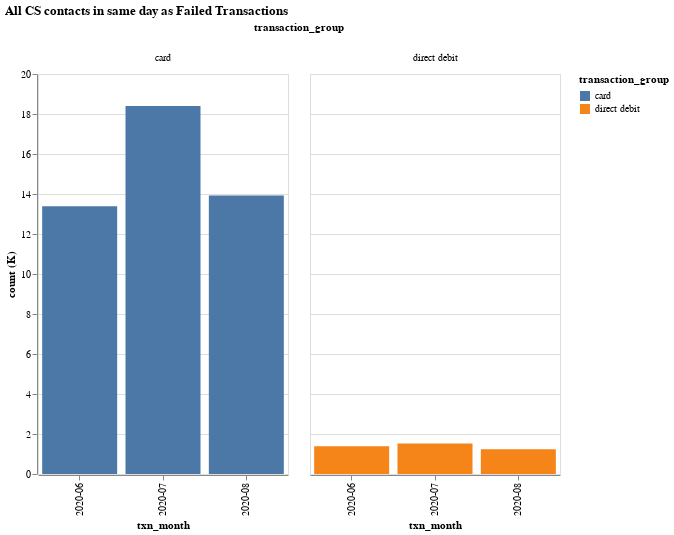

Source (notebook cell):
### Markdown cell above
Since the same user can have multiple failed transactions (see [Why do transactions fail?](https://docs.google.com/presentation/d/1BlSEc2HGTCRhxOylcXDteZl3XKuU-4vOC_VFyGZw_pQ)) and therefore multiple contacts, we will be focusing on the total number of contacts moving forward. Below is an overview of the total number of contacts that happened on the same day of a failed transaction. We have an average of 16.6K monthly contacts, where 92% corresponds to card transactions and 8% are attributed to direct debits. 

Since direct debits correspond to only 4% of failed transactions, we can see a 4% increase of their proportion when looking into CS contacts.

### Code cell
af.column_multi(
    df_failed_txns_contacts,
    "transaction_group:N",
    "txn_month:O",
    "count (K):Q",
    "transaction_group:N",
    250,
    400,
    "x",
).properties(title="All CS contacts in same day as Failed Transactions")

### Figure 1 — Vega-Lite specification as saved in the notebook (floating-point values rounded to 4 significant figures)
{"config": {"view": {"continuousWidth": 400, "continuousHeight": 300}}, "data": {"name": "data-140acd67b27c170f5d044d00a9c0207a"}, "mark": "bar", "encoding": {"color": {"type": "nominal", "field": "transaction_group"}, "column": {"type": "nominal", "field": "transaction_group"}, "tooltip": {"type": "quantitative", "field": "count (K)"}, "x": {"type": "ordinal", "field": "txn_month", "sort": "x"}, "y": {"type": "quantitative", "field": "count (K)"}}, "height": 400, "title": "All CS contacts in same day as Failed Transactions", "width": 250, "$schema": "https://vega.github.io/schema/vega-lite/v4.8.1.json", "datasets": {"data-140acd67b27c170f5d044d00a9c0207a": [{"transaction_group": "card", "txn_month": "2020-06", "value": 13390.0, "count (K)": 13.39}, {"transaction_group": "card", "txn_month": "2020-07", "value": 18400.0, "count (K)": 18.4}, {"transaction_group": "card", "txn_month": "2020-08", "value": 13920.0, "count (K)": 13.92}, {"transaction_group": "direct debit", "txn_month": "2020-06", "value": 1392.0, "count (K)": 1.39}, {"transaction_group": "direct debit", "txn_month": "2020-07", "value": 1529.0, "count (K)": 1.53}, {"transaction_group": "direct debit", "txn_month": "2020-08", "value": 1243.0, "count (K)": 1.24}]}}
